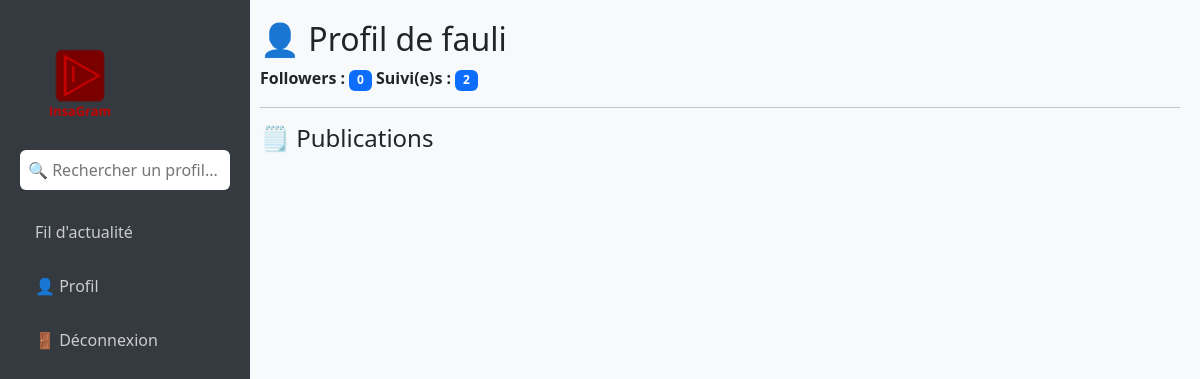
The app's page /user/lukas, older data.
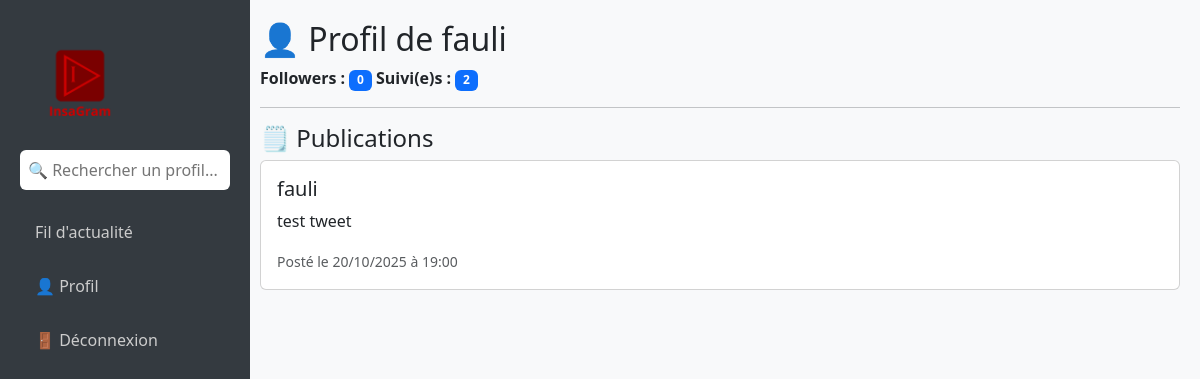
The same page, newer data.
### app.py (models this page shows, shortened)
class Post(db.Model):
    id = db.Column(db.Integer, primary_key=True)
    user_id = db.Column(db.Integer, db.ForeignKey('user.id'), nullable=False)
    content = db.Column(db.String(255), nullable=False)
    date_posted = db.Column(db.DateTime, default=lambda: datetime.now(PARIS))
    likes = db.relationship('Like', backref='post', lazy=True)
    comments = db.relationship('Comment', backref='post', lazy=True)

class User(db.Model):
    id = db.Column(db.Integer, primary_key=True)
    name = db.Column(db.String(80), unique=False, nullable=False)
    username = db.Column(db.String(80), unique=True, nullable=False)
    password = db.Column(db.String(80), nullable=False)
    email = db.Column(db.String(120), unique=True, nullable=False)
    biography = db.Column(db.Text, nullable=True)
    posts = db.relationship('Post', backref='author', lazy=True)
    followed = db.relationship(
        'User',
        secondary=followers,
        primaryjoin=(followers.c.follower_id == id),
        secondaryjoin=(followers.c.followed_id == id),
        backref=db.backref('followers', lazy='dynamic'),
        lazy='dynamic'
    )
    @property
    def followers_count(self):
        return self.followers.count()
    @property
    def following_count(self):
        return self.followed.count()

### app.py (the view)
@app.route('/user/<username>')
def user_profile(username):
    user = User.query.filter_by(username=username).first_or_404()
    posts = Post.query.filter_by(user_id=user.id).order_by(Post.date_posted.desc()).all()
    current_user = None
    liked_post_ids = []
    liked_comment_ids = []
    if 'username' in session:
        current_user = User.query.filter_by(username=session['username']).first()
        liked_post_ids = [like.post_id for like in Like.query.filter_by(user_id=current_user.id).all()]
        liked_comment_ids = [like.comment_id for like in CommentLike.query.filter_by(user_id=current_user.id).all()]
    return render_template(
        'user_profile.html',
        user=user,
        posts=posts,
        current_user=current_user,
        liked_post_ids=liked_post_ids,
        liked_comment_ids=liked_comment_ids
    )

### templates/user_profile.html (shortened to what this page needs)
<!DOCTYPE html>
<html lang="fr">
<head>
    <link rel="stylesheet" href="https://cdn.jsdelivr.net/npm/bootstrap@5.3.0/dist/css/bootstrap.min.css">
</head>
<body>
    <div class="sidebar">
        <img src="{{ url_for('static', filename='images/LOGO_sidebar.png') }}" alt="Logo InsaGram" class="logo">
        <form class="search-box" method="GET" action="{{ url_for('search') }}">
            <input type="text" name="q" placeholder="🔍 Rechercher un profil..." aria-label="Rechercher">
        </form>
   <a href="{{ url_for('feed') }}"
        class="{% if request.endpoint == 'profile' %}active disabled{% endif %}"
        {% if request.endpoint == 'profile' %}tabindex="-1" aria-disabled="true"{% endif %}>
    Fil d'actualité
    <a href="{{ url_for('profile') }}"
        class="{% if request.endpoint == 'profile' %}active disabled{% endif %}"
        {% if request.endpoint == 'profile' %}tabindex="-1" aria-disabled="true"{% endif %}>
        👤 Profil
    </a>
        <a href="{{ url_for('logout') }}">🚪 Déconnexion</a>
    </div>
<div class="main-content">
    <h2>👤 Profil de {{ user.name }}</h2>
    <p>
        <b>Followers :</b> <span class="badge bg-primary">{{ user.followers_count }}</span>
        <b>Suivi(e)s :</b> <span class="badge bg-primary">{{ user.following_count }}</span>
    </p>
    <hr>
    <h4>🗒️ Publications</h4>
    {% for post in posts %}
    <div class="card mb-3">
        <div class="card-body">
             <h5 class="card-title mb-2">
                <a href="{{ url_for('user_profile', username=post.author.username) }}" class="text-decoration-none text-dark">
                    {{ post.author.name }}
                </a>
            </h5>
            <p class="card-text">{{ post.content }}</p>
            <small class="text-muted">Posté le {{ post.date_posted.strftime('%d/%m/%Y à %H:%M') }}</small>
        </div>
    </div>
    {% endfor %}
</div>
</body>
</html>

Row changes from the older to the newer data that the page shows:
added Post: author.name "fauli", content "test tweet", date_posted "20/10/2025 à 19:00"
